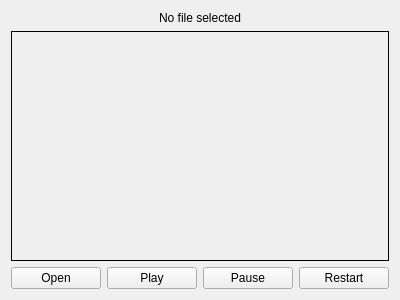
<?xml version="1.0" encoding="UTF-8"?>
<ui version="4.0">
 <class>VideoPlayerWidget</class>
 <widget class="QWidget" name="VideoPlayerWidget">
  <property name="geometry">
   <rect>
    <x>0</x>
    <y>0</y>
    <width>400</width>
    <height>300</height>
   </rect>
  </property>
  <property name="windowTitle">
   <string>Video Player</string>
  </property>
  <layout class="QVBoxLayout" name="verticalLayout">
   <item>
    <widget class="QLabel" name="m_nameLabel">
     <property name="text">
      <string>No file selected</string>
     </property>
     <property name="alignment">
      <set>Qt::AlignCenter</set>
     </property>
    </widget>
   </item>
   <item>
    <widget class="QLabel" name="m_videoLabel">
     <property name="sizePolicy">
      <sizepolicy hsizetype="Expanding" vsizetype="Expanding">
       <horstretch>0</horstretch>
       <verstretch>0</verstretch>
      </sizepolicy>
     </property>
     <property name="minimumSize">
      <size>
       <width>320</width>
       <height>180</height>
      </size>
     </property>
     <property name="frameShape">
      <enum>QFrame::Box</enum>
     </property>
     <property name="text">
      <string/>
     </property>
     <property name="alignment">
      <set>Qt::AlignCenter</set>
     </property>
    </widget>
   </item>
   <item>
    <layout class="QHBoxLayout" name="horizontalLayout">
     <item>
      <widget class="QPushButton" name="m_openButton">
       <property name="text">
        <string>Open</string>
       </property>
      </widget>
     </item>
     <item>
      <widget class="QPushButton" name="m_playButton">
       <property name="text">
        <string>Play</string>
       </property>
      </widget>
     </item>
     <item>
      <widget class="QPushButton" name="m_pauseButton">
       <property name="text">
        <string>Pause</string>
       </property>
      </widget>
     </item>
     <item>
      <widget class="QPushButton" name="m_restartButton">
       <property name="text">
        <string>Restart</string>
       </property>
      </widget>
     </item>
    </layout>
   </item>
  </layout>
 </widget>
 <resources/>
 <connections/>
</ui>
